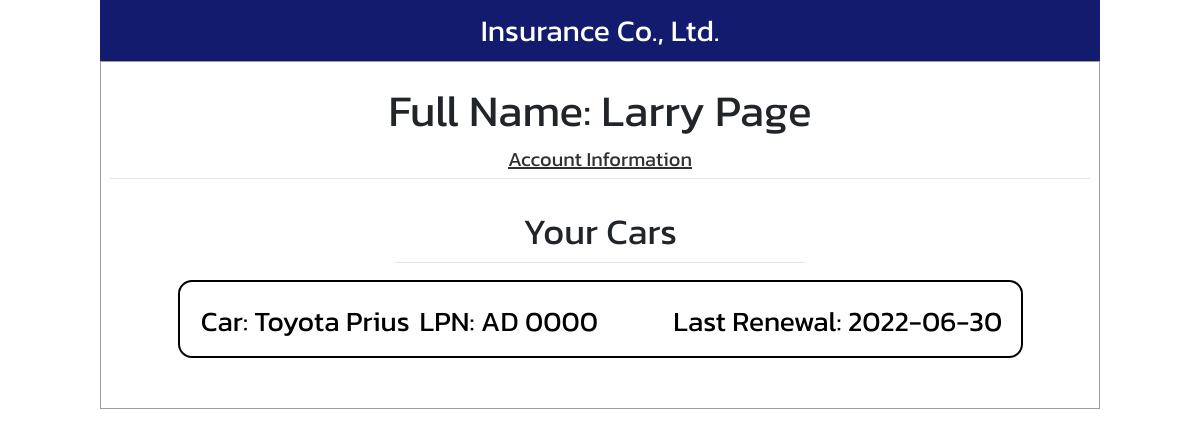
The app's page / (signed in) with its own data.
### tables this page shows
CREATE TABLE "users" (
	"id"	INTEGER NOT NULL,
	"code"	TEXT,
	"phone_number"	TEXT NOT NULL,
	"username"	TEXT NOT NULL,
	"hash_password"	TEXT NOT NULL,
	"e_mail"	TEXT DEFAULT '',
	"name_title"	TEXT DEFAULT '',
	"first_name"	TEXT NOT NULL,
	"last_name"	TEXT NOT NULL,
	"created_by"	INTEGER NOT NULL,
	"modified_by"	INTEGER NOT NULL,
	"created_date"	datetime,
	"modified_date"	datetime,
	PRIMARY KEY("id" AUTOINCREMENT)
);

CREATE TABLE "cars" (
	"id"	INTEGER NOT NULL,
	"users_id"	INTEGER NOT NULL,
	"brand"	TEXT,
	"model"	TEXT,
	"license_number"	TEXT,
	"modified_by"	INTEGER,
	"created_by"	INTEGER,
	"created_date"	datetime,
	"modified_date"	datetime,
	FOREIGN KEY("users_id") REFERENCES "users"("id"),
	PRIMARY KEY("id" AUTOINCREMENT)
);

### app.py (the view)
@app.route("/")
def index():
    if not session.get("user_id") and not session.get("admin_id"):
        return redirect("/login")
    if session.get("admin_id"):
        return redirect("/admin_main")
    username = curdb.execute(
        "SELECT name_title, first_name, last_name FROM users WHERE id= ?", (str(session["user_id"]),))
    username = username.fetchone()
    cars = curdb.execute("SELECT cars.brand, cars.model, cars.license_number, MAX(insurance.effective_date), cars.id FROM cars JOIN insurance ON insurance.car_id = cars.id WHERE users_id = ? AND status != '-1' GROUP BY cars.id",
                         (str(session["user_id"]),)).fetchall()
    return render_template("user_main.html", username=username, cars=cars)

### templates/user_main.html (shortened to what this page needs)
{% extends "layout.html" %}
{% block link %} / {% endblock %}
{% block main %}
    <center>
        <p class="head3 m-0 mt-3">
            Full Name: {{username[0]}} {{username[1]}} {{username[2]}}
        </p>
        <a class="head4 m-0 underline" href="/user_detail">Account Information</a>
        <hr class="spliter1 mt-1 mx-0" />
    </center>
    <center>
    <div class="head2 mt-4 mb-1">Your Cars</div>
    <hr class="spliter2 mt-1 mx-0" />
    {% if cars != None %} {% for car in cars %}
    <a href="/user_insurance/{{car[4]}}">
        <div class="box3 board2 m-2 rounded1" style="width: 845px; padding-left: 20px;" >
        <div class="box6 locate1" style="display: inline-block;">
            <span class="head5"> Car: {{car[0]}} {{car[1]}} </span>
        </div>
        <div class="box7 locate1" style="display: inline-block;">
            <span class="head5"> LPN: {{car[2]}} </span>
        </div>
        <div class="box8 locate1" style="display: inline-block; width: 346px;">
            <span class="head5"> Last Renewal: {{car[3]}} </span>
        </div>
        </div>
    </a>
    {% endfor %} {% endif %}
    </center>
{% endblock %}

### static/styles.css (style rules this page uses)
.board2 { border: 2px solid; border-color: #000000; }
.head2 { font-size:36px; }
.head3 { font-size:44px; }
.head4 { font-size:20px; color: #303030; }
.head5 { font-size:28px; color:#000000 }
.underline { text-decoration: underline; }
.spliter1 { height: 1px; width: 980px; color: #B7B7B7; }
.spliter2 { height: 1px; width: 410px; color: #2B1A8D; }
.rounded1 { border-radius: 14px; }
.box3 { width: 804px; height: 78px; margin-left: auto; margin-right: auto; }
.box6 { width: 215px; height: 78px; display: inline-block; text-align: left; }
.box7 { width: 250px; height: 78px; display: inline-block; text-align: left; }
.box8 { width: 280px; height: 78px; display: inline-block; text-align: left; }
.locate1 { line-height: 78px; }

### templates/layout.html (style rules this page uses)
body { font-family: 'Kanit', sans-serif !important; }

### records on screen
users: first_name "Larry", last_name "Page"
cars: brand "Toyota", model "Prius", license_number "AD 0000", car "2022-06-30"
